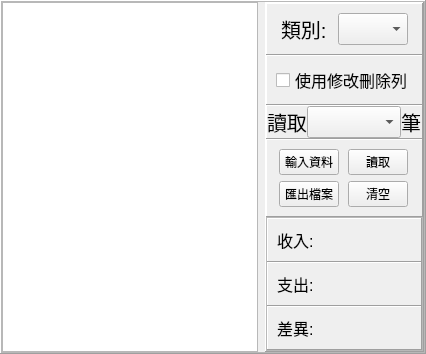
     <widget class="QFrame" name="frame_2">
      <property name="frameShape">
       <enum>QFrame::Panel</enum>
      </property>
      <property name="frameShadow">
       <enum>QFrame::Raised</enum>
      </property>
      <layout class="QHBoxLayout" name="horizontalLayout">
       <property name="spacing">
        <number>0</number>
       </property>
       <property name="leftMargin">
        <number>0</number>
       </property>
       <property name="topMargin">
        <number>0</number>
       </property>
       <property name="rightMargin">
        <number>0</number>
       </property>
       <property name="bottomMargin">
        <number>0</number>
       </property>
       <item>
        <widget class="QFrame" name="frame_5">
         <property name="frameShape">
          <enum>QFrame::StyledPanel</enum>
         </property>
         <property name="frameShadow">
          <enum>QFrame::Raised</enum>
         </property>
         <layout class="QHBoxLayout" name="horizontalLayout_4">
          <property name="spacing">
           <number>0</number>
          </property>
          <property name="leftMargin">
           <number>0</number>
          </property>
          <property name="topMargin">
           <number>0</number>
          </property>
          <property name="rightMargin">
           <number>0</number>
          </property>
          <property name="bottomMargin">
           <number>0</number>
          </property>
          <item>
           <widget class="QTableWidget" name="twt">
            <property name="sizePolicy">
             <sizepolicy hsizetype="Expanding" vsizetype="Expanding">
              <horstretch>0</horstretch>
              <verstretch>0</verstretch>
             </sizepolicy>
            </property>
            <property name="frameShape">
             <enum>QFrame::StyledPanel</enum>
            </property>
            <property name="frameShadow">
             <enum>QFrame::Plain</enum>
            </property>
           </widget>
          </item>
          <item>
           <widget class="QLabel" name="label">
            <property name="text">
             <string/>
            </property>
           </widget>
          </item>
          <item>
           <widget class="QFrame" name="frame_20">
            <property name="sizePolicy">
             <sizepolicy hsizetype="Preferred" vsizetype="Preferred">
              <horstretch>0</horstretch>
              <verstretch>0</verstretch>
             </sizepolicy>
            </property>
            <property name="frameShape">
             <enum>QFrame::Panel</enum>
            </property>
            <property name="frameShadow">
             <enum>QFrame::Raised</enum>
            </property>
            <layout class="QVBoxLayout" name="verticalLayout_3">
             <property name="spacing">
              <number>0</number>
             </property>
             <property name="leftMargin">
              <number>0</number>
             </property>
             <property name="topMargin">
              <number>0</number>
             </property>
             <property name="rightMargin">
              <number>0</number>
             </property>
             <property name="bottomMargin">
              <number>0</number>
             </property>
             <item>
              <widget class="QFrame" name="frame_18">
               <property name="sizePolicy">
                <sizepolicy hsizetype="Preferred" vsizetype="Fixed">
                 <horstretch>0</horstretch>
                 <verstretch>0</verstretch>
                </sizepolicy>
               </property>
               <property name="frameShape">
                <enum>QFrame::Panel</enum>
               </property>
               <property name="frameShadow">
                <enum>QFrame::Raised</enum>
               </property>
               <layout class="QHBoxLayout" name="horizontalLayout_9">
                <item>
                 <widget class="QLabel" name="label_13">
                  <property name="sizePolicy">
                   <sizepolicy hsizetype="Fixed" vsizetype="Fixed">
                    <horstretch>0</horstretch>
                    <verstretch>0</verstretch>
                   </sizepolicy>
                  </property>
                  <property name="font">
                   <font>
                    <pointsize>15</pointsize>
                   </font>
                  </property>
                  <property name="text">
                   <string>類別:</string>
                  </property>
                 </widget>
                </item>
                <item>
                 <widget class="QComboBox" name="cmb_type">
                  <property name="sizePolicy">
                   <sizepolicy hsizetype="Fixed" vsizetype="Fixed">
                    <horstretch>0</horstretch>
                    <verstretch>0</verstretch>
                   </sizepolicy>
                  </property>
                  <property name="font">
                   <font>
                    <pointsize>15</pointsize>
                   </font>
                  </property>
                  <item>
                   <property name="text">
                    <string/>
                   </property>
                  </item>
                  <item>
                   <property name="text">
                    <string>收入</string>
                   </property>
                  </item>
                  <item>
                   <property name="text">
                    <string>支出</string>
                   </property>
                  </item>
                 </widget>
                </item>
               </layout>
              </widget>
             </item>
             <item>
              <widget class="QFrame" name="frame_25">
               <property name="sizePolicy">
                <sizepolicy hsizetype="Preferred" vsizetype="Fixed">
                 <horstretch>0</horstretch>
                 <verstretch>0</verstretch>
                </sizepolicy>
               </property>
               <property name="frameShape">
                <enum>QFrame::Panel</enum>
               </property>
               <property name="frameShadow">
                <enum>QFrame::Raised</enum>
               </property>
               <layout class="QHBoxLayout" name="horizontalLayout_11">
                <item>
                 <widget class="QCheckBox" name="chb_Revise">
                  <property name="font">
                   <font>
                    <pointsize>12</pointsize>
                   </font>
                  </property>
                  <property name="text">
                   <string>使用修改刪除列</string>
                  </property>
                 </widget>
                </item>
               </layout>
              </widget>
             </item>
             <item>
              <widget class="QFrame" name="frame_19">
               <property name="sizePolicy">
                <sizepolicy hsizetype="Preferred" vsizetype="Fixed">
                 <horstretch>0</horstretch>
                 <verstretch>0</verstretch>
                </sizepolicy>
               </property>
               <property name="frameShape">
                <enum>QFrame::Panel</enum>
               </property>
               <property name="frameShadow">
                <enum>QFrame::Raised</enum>
               </property>
               <layout class="QHBoxLayout" name="horizontalLayout_13">
                <property name="spacing">
                 <number>0</number>
                </property>
                <property name="leftMargin">
                 <number>0</number>
                </property>
                <property name="topMargin">
                 <number>0</number>
                </property>
                <property name="rightMargin">
                 <number>0</number>
                </property>
                <property name="bottomMargin">
                 <number>0</number>
                </property>
                <item>
                 <widget class="QLabel" name="label_12">
                  <property name="sizePolicy">
                   <sizepolicy hsizetype="Fixed" vsizetype="Fixed">
                    <horstretch>0</horstretch>
                    <verstretch>0</verstretch>
                   </sizepolicy>
                  </property>
                  <property name="font">
                   <font>
                    <pointsize>15</pointsize>
                   </font>
                  </property>
                  <property name="text">
                   <string>讀取</string>
                  </property>
                 </widget>
                </item>
                <item>
                 <widget class="QComboBox" name="cmb_num">
                  <property name="sizePolicy">
                   <sizepolicy hsizetype="Fixed" vsizetype="Fixed">
                    <horstretch>0</horstretch>
                    <verstretch>0</verstretch>
                   </sizepolicy>
                  </property>
                  <property name="font">
                   <font>
                    <pointsize>15</pointsize>
                   </font>
                  </property>
                  <property name="editable">
                   <bool>false</bool>
                  </property>
                  <item>
                   <property name="text">
                    <string/>
                   </property>
                  </item>
                  <item>
                   <property name="text">
                    <string>前50</string>
                   </property>
                  </item>
                  <item>
                   <property name="text">
                    <string>前100</string>
                   </property>
                  </item>
                  <item>
                   <property name="text">
                    <string>前200</string>
                   </property>
                  </item>
                  <item>
                   <property name="text">
                    <string>前500</string>
                   </property>
                  </item>
                  <item>
                   <property name="text">
                    <string>前1000</string>
                   </property>
                  </item>
                  <item>
                   <property name="text">
                    <string>前2000</string>
                   </property>
                  </item>
                  <item>
                   <property name="text">
                    <string>前5000</string>
                   </property>
                  </item>
                  <item>
                   <property name="text">
                    <string>後5000</string>
                   </property>
                  </item>
                  <item>
                   <property name="text">
                    <string>後2000</string>
                   </property>
                  </item>
                  <item>
                   <property name="text">
                    <string>後1000</string>
                   </property>
                  </item>
                  <item>
                   <property name="text">
                    <string>後500</string>
                   </property>
                  </item>
                  <item>
                   <property name="text">
                    <string>後200</string>
                   </property>
                  </item>
                  <item>
                   <property name="text">
                    <string>後100</string>
                   </property>
                  </item>
                  <item>
                   <property name="text">
                    <string>後50</string>
                   </property>
                  </item>
                 </widget>
                </item>
                <item>
                 <widget class="QLabel" name="label_3">
                  <property name="sizePolicy">
                   <sizepolicy hsizetype="Fixed" vsizetype="Preferred">
                    <horstretch>0</horstretch>
                    <verstretch>0</verstretch>
                   </sizepolicy>
                  </property>
                  <property name="font">
                   <font>
                    <pointsize>15</pointsize>
                   </font>
                  </property>
                  <property name="text">
                   <string>筆</string>
                  </property>
                 </widget>
                </item>
               </layout>
              </widget>
             </item>
             <item>
              <widget class="QFrame" name="frame_6">
               <property name="sizePolicy">
                <sizepolicy hsizetype="Preferred" vsizetype="Preferred">
                 <horstretch>0</horstretch>
                 <verstretch>0</verstretch>
                </sizepolicy>
               </property>
               <property name="frameShape">
                <enum>QFrame::Panel</enum>
               </property>
               <property name="frameShadow">
                <enum>QFrame::Raised</enum>
               </property>
               <layout class="QGridLayout" name="gridLayout">
                <item row="0" column="1">
                 <widget class="QPushButton" name="btn_load">
                  <property name="sizePolicy">
                   <sizepolicy hsizetype="Maximum" vsizetype="Maximum">
                    <horstretch>0</horstretch>
                    <verstretch>0</verstretch>
                   </sizepolicy>
                  </property>
                  <property name="maximumSize">
                   <size>
                    <width>60</width>
                    <height>50</height>
                   </size>
                  </property>
                  <property name="text">
                   <string>讀取</string>
                  </property>
                 </widget>
                </item>
                <item row="1" column="0">
                 <widget class="QPushButton" name="btn_file_exprot">
                  <property name="sizePolicy">
                   <sizepolicy hsizetype="Maximum" vsizetype="Maximum">
                    <horstretch>0</horstretch>
                    <verstretch>0</verstretch>
                   </sizepolicy>
                  </property>
                  <property name="maximumSize">
                   <size>
                    <width>60</width>
                    <height>50</height>
                   </size>
                  </property>
                  <property name="text">
                   <string>匯出檔案</string>
                  </property>
                 </widget>
                </item>
                <item row="1" column="1">
                 <widget class="QPushButton" name="btn_cls">
                  <property name="sizePolicy">
                   <sizepolicy hsizetype="Maximum" vsizetype="Maximum">
                    <horstretch>0</horstretch>
                    <verstretch>0</verstretch>
                   </sizepolicy>
                  </property>
                  <property name="maximumSize">
                   <size>
                    <width>60</width>
                    <height>50</height>
                   </size>
                  </property>
                  <property name="text">
                   <string>清空</string>
                  </property>
                 </widget>
                </item>
                <item row="0" column="0">
                 <widget class="QPushButton" name="btn_in">
                  <property name="sizePolicy">
                   <sizepolicy hsizetype="Maximum" vsizetype="Maximum">
                    <horstretch>0</horstretch>
                    <verstretch>0</verstretch>
                   </sizepolicy>
                  </property>
                  <property name="maximumSize">
                   <size>
                    <width>60</width>
                    <height>50</height>
                   </size>
                  </property>
                  <property name="text">
                   <string>輸入資料</string>
                  </property>
                 </widget>
                </item>
               </layout>
              </widget>
             </item>
             <item>
              <widget class="QFrame" name="frame_12">
               <property name="sizePolicy">
                <sizepolicy hsizetype="Preferred" vsizetype="Fixed">
                 <horstretch>0</horstretch>
                 <verstretch>0</verstretch>
                </sizepolicy>
               </property>
               <property name="frameShape">
                <enum>QFrame::StyledPanel</enum>
               </property>
               <property name="frameShadow">
                <enum>QFrame::Raised</enum>
               </property>
               <layout class="QVBoxLayout" name="verticalLayout_9">
                <property name="spacing">
                 <number>0</number>
                </property>
                <property name="leftMargin">
                 <number>0</number>
                </property>
                <property name="topMargin">
                 <number>0</number>
                </property>
                <property name="rightMargin">
                 <number>0</number>
                </property>
                <property name="bottomMargin">
                 <number>0</number>
                </property>
                <item>
                 <widget class="QFrame" name="frame_13">
                  <property name="sizePolicy">
                   <sizepolicy hsizetype="Preferred" vsizetype="Fixed">
                    <horstretch>0</horstretch>
                    <verstretch>0</verstretch>
                   </sizepolicy>
                  </property>
                  <property name="frameShape">
                   <enum>QFrame::Panel</enum>
                  </property>
                  <property name="frameShadow">
                   <enum>QFrame::Raised</enum>
                  </property>
                  <layout class="QHBoxLayout" name="horizontalLayout_16">
                   <item>
                    <widget class="QLabel" name="label_4">
                     <property name="font">
                      <font>
                       <pointsize>12</pointsize>
                      </font>
                     </property>
                     <property name="text">
                      <string>收入:</string>
                     </property>
                    </widget>
                   </item>
                   <item>
                    <widget class="QLabel" name="lbl_in">
                     <property name="font">
                      <font>
                       <pointsize>12</pointsize>
                      </font>
                     </property>
                     <property name="text">
                      <string/>
                     </property>
                    </widget>
                   </item>
                  </layout>
                 </widget>
                </item>
                <item>
                 <widget class="QFrame" name="frame_16">
                  <property name="sizePolicy">
                   <sizepolicy hsizetype="Preferred" vsizetype="Fixed">
                    <horstretch>0</horstretch>
                    <verstretch>0</verstretch>
                   </sizepolicy>
                  </property>
                  <property name="frameShape">
                   <enum>QFrame::Panel</enum>
                  </property>
                  <property name="frameShadow">
                   <enum>QFrame::Raised</enum>
                  </property>
                  <layout class="QHBoxLayout" name="horizontalLayout_17">
                   <item>
                    <widget class="QLabel" name="label_14">
                     <property name="font">
                      <font>
                       <pointsize>12</pointsize>
                      </font>
                     </property>
                     <property name="text">
                      <string>支出:</string>
                     </property>
                    </widget>
                   </item>
                   <item>
                    <widget class="QLabel" name="lbl_out">
                     <property name="font">
                      <font>
                       <pointsize>12</pointsize>
                      </font>
                     </property>
                     <property name="text">
                      <string/>
                     </property>
                    </widget>
                   </item>
                  </layout>
                 </widget>
                </item>
                <item>
                 <widget class="QFrame" name="frame_23">
                  <property name="sizePolicy">
                   <sizepolicy hsizetype="Preferred" vsizetype="Fixed">
                    <horstretch>0</horstretch>
                    <verstretch>0</verstretch>
                   </sizepolicy>
                  </property>
                  <property name="frameShape">
                   <enum>QFrame::Panel</enum>
                  </property>
                  <property name="frameShadow">
                   <enum>QFrame::Raised</enum>
                  </property>
                  <layout class="QHBoxLayout" name="horizontalLayout_18">
                   <item>
                    <widget class="QLabel" name="label_16">
                     <property name="font">
                      <font>
                       <pointsize>12</pointsize>
                      </font>
                     </property>
                     <property name="text">
                      <string>差異:</string>
                     </property>
                    </widget>
                   </item>
                   <item>
                    <widget class="QLabel" name="lbl_total">
                     <property name="font">
                      <font>
                       <pointsize>12</pointsize>
                      </font>
                     </property>
                     <property name="text">
                      <string/>
                     </property>
                    </widget>
                   </item>
                  </layout>
                 </widget>
                </item>
               </layout>
              </widget>
             </item>
            </layout>
           </widget>
          </item>
         </layout>
         <zorder>label</zorder>
         <zorder>twt</zorder>
         <zorder>frame_20</zorder>
        </widget>
       </item>
      </layout>
     </widget>
